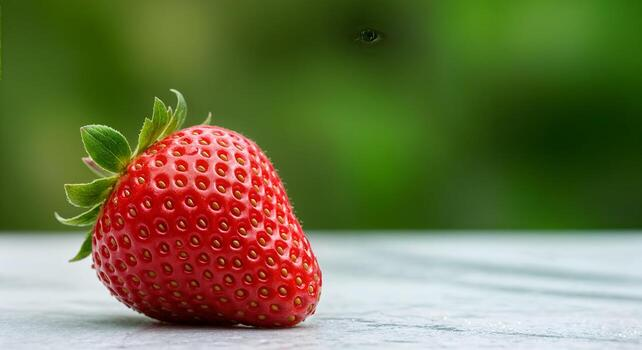
#> input picture projects/cv_learning/strawberry.jpg, 642 x 350 px, found by its file name
$ python w1d4.py   (older library calls are emulated)
#> lines starting #> are read from the running program, lines starting #| are printed output that depends on the picture
import numpy as np
import cv2
from matplotlib import pyplot as plt

img = cv2.imread("./projects/cv_learning/strawberry.jpg")
#> img is the input picture: shape (350, 642, 3); mean B, G, R 73.5, 116.1, 112.3

# cv2.Sobel(img, cv2.CV_64F, 1, 0, ksize=3) for Gx; same with (0,1) for Gy.
Gx = cv2.Sobel(src=img, ddepth=cv2.CV_64F, dx=1, dy=0, ksize=3)
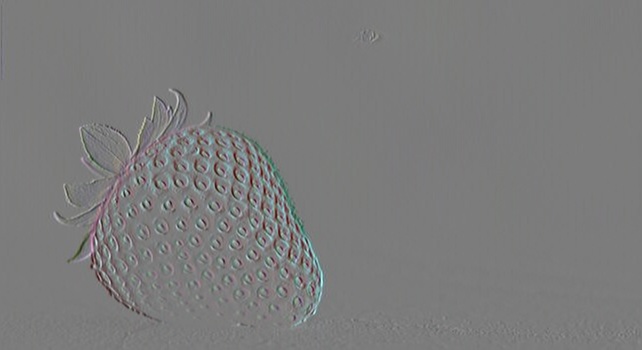
#> Gx: shape (350, 642, 3) float64; mean B, G, R -0.1, -0.1, -0.3; drawn with min black and max white
Gy = cv2.Sobel(src=img, ddepth=cv2.CV_64F, dx=0, dy=1, ksize=3)
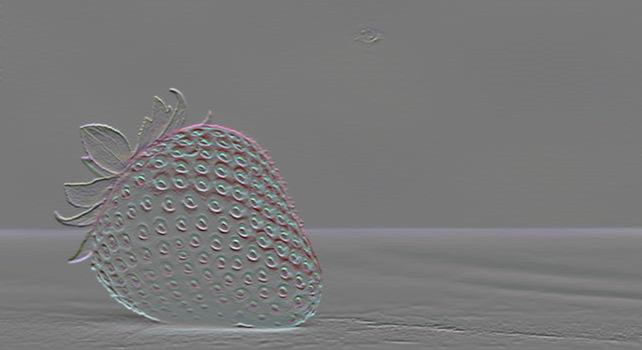
#> Gy: shape (350, 642, 3) float64; mean B, G, R 4.8, 2.7, 3.4; drawn with min black and max white

# Compute gradient magnitude with np.sqrt(Gx**2 + Gy**2) and convert to uint8.
mag = np.sqrt(Gx**2, Gy**2)
mag_uint8 = np.uint8(mag)
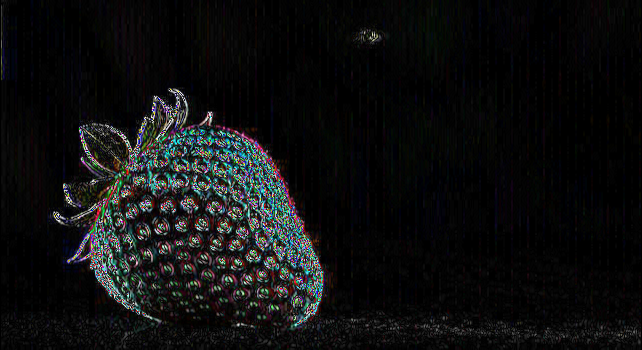
#> mag_uint8: shape (350, 642, 3); mean B, G, R 15.9, 15.7, 15

# cv2.Scharr() — a more accurate derivative kernel than Sobel.
Gx2 = cv2.Scharr(src=img, ddepth=cv2.CV_64F, dx=1, dy=0)
Gy2 = cv2.Scharr(src=img, ddepth=cv2.CV_64F, dx=0, dy=1)

# cv2.Laplacian(img, cv2.CV_64F) after Gaussian blur.
g_blur = cv2.GaussianBlur(src=img, ksize=(3, 3), sigmaX=1)
laplacian = cv2.Laplacian(g_blur, cv2.CV_64F)
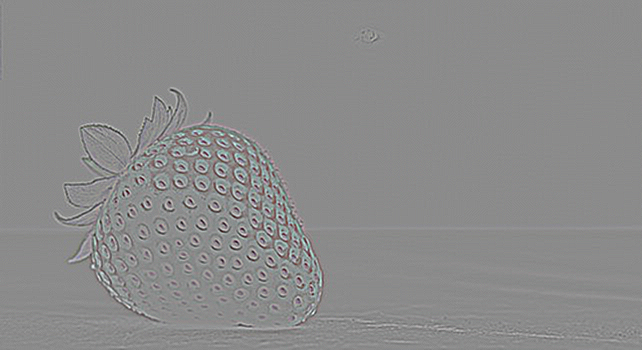
#> laplacian: shape (350, 642, 3) float64; mean B, G, R 0, 0, 0; drawn with min black and max white

# cv2.imshow('laplacian', laplacian)

# Visualise Gx, Gy, magnitude, and direction as separate heatmaps.
direction = np.arctan2(Gy, Gx)
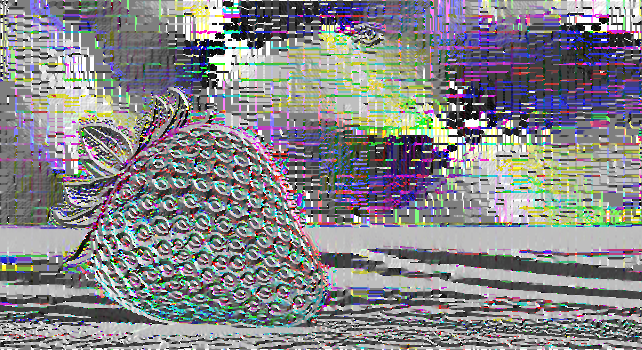
#> direction: shape (350, 642, 3) float64; mean B, G, R 0.234, 0.16, 0.16; drawn with min black and max white

# [26 lines of commented-out code are left out]
scharr_mag = np.sqrt(Gx2**2 + Gy2**2)
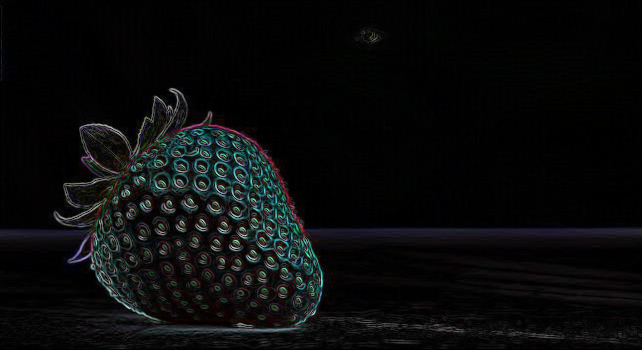
#> scharr_mag: shape (350, 642, 3) float64; mean B, G, R 153.7, 150.2, 137.2; drawn with min black and max white
fig, axes = plt.subplots(1, 2, figsize=(14, 6))

axes[0].imshow(mag, cmap="inferno")
axes[0].set_title("Sobel Magnitude")
axes[0].axis("off")

axes[1].imshow(scharr_mag, cmap="inferno")
axes[1].set_title("Scharr Magnitude (More Precise/Continuous)")
axes[1].axis("off")

plt.tight_layout()
plt.show()
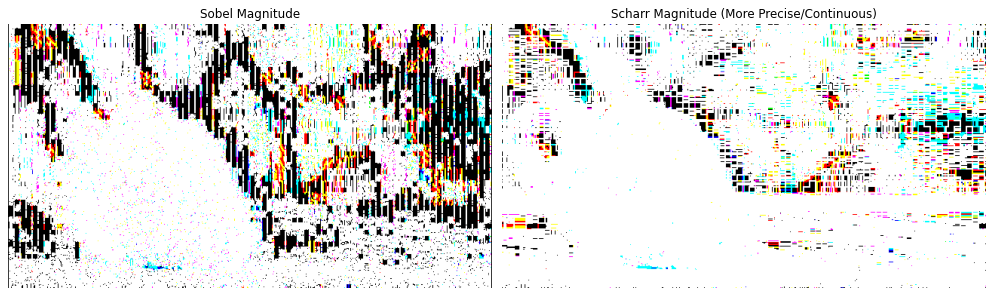
#> figure drawn by matplotlib, 2 panels; B, G, R data is drawn as R, G, B


cv2.waitKey(0)
cv2.destroyAllWindows()
